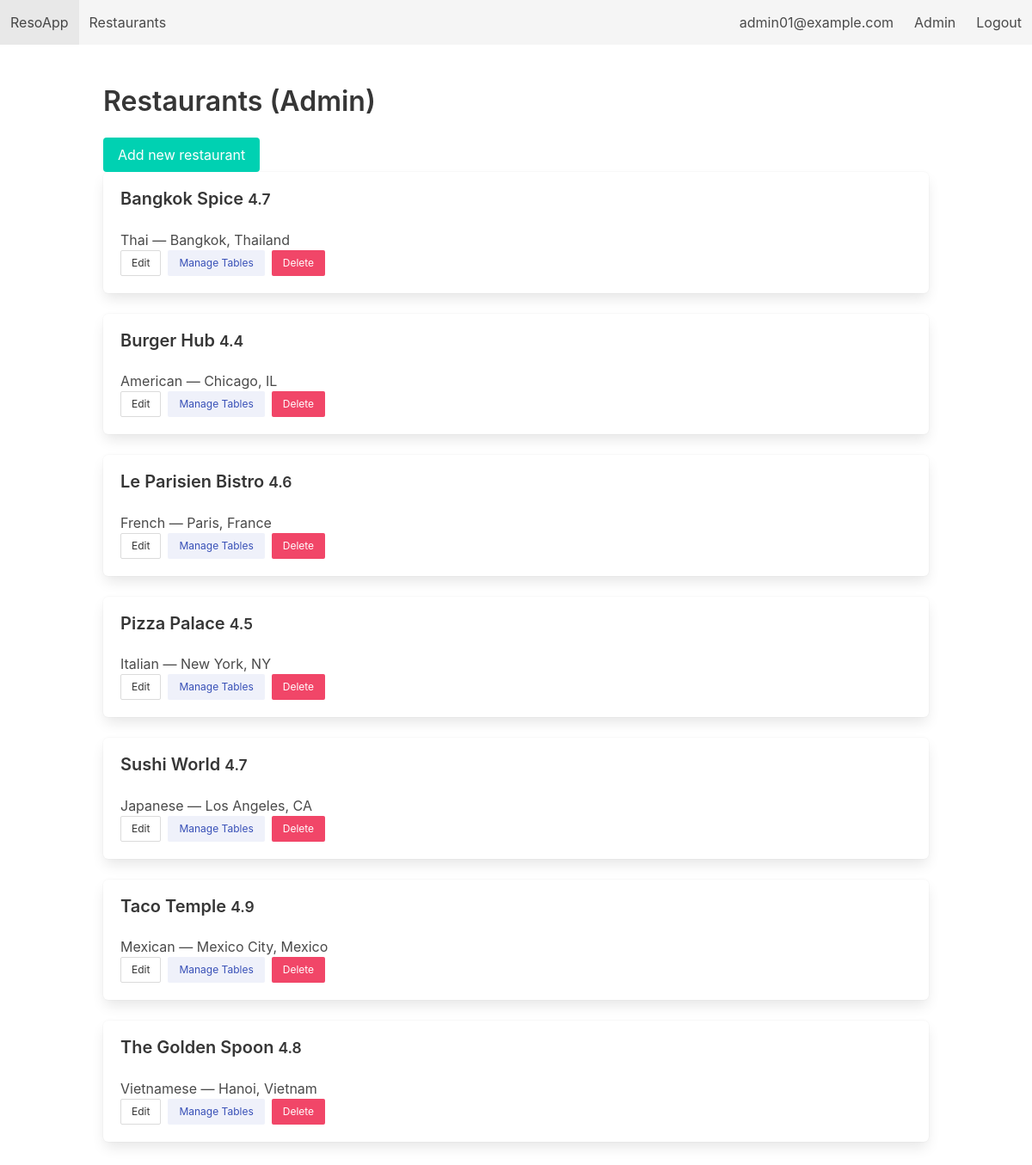
/admin/restaurants (signed in), run on the app's committed database.
### tables this page shows
CREATE TABLE Restaurants (
        restaurant_id INTEGER PRIMARY KEY AUTOINCREMENT,
        name          TEXT NOT NULL,
        location      TEXT NOT NULL,
        cuisine       TEXT,
        rating        REAL CHECK (rating >= 0 AND rating <= 5),
        description   TEXT,
        opening_time  TEXT,
        closing_time  TEXT,
        created_at    DATE DEFAULT (DATE('now'))
    );

### app.py (the view)
@app.route('/admin/restaurants')
@login_required(role='admin')
def admin_restaurants():
    db = get_db()
    rows = db.execute("SELECT * FROM Restaurants ORDER BY name").fetchall()
    return render_template('admin_restaurants.html', restaurants=rows)

### app.py (called while the page is built)
def get_db():
    if 'db' not in g:
        g.db = sqlite3.connect(DB_PATH, detect_types=sqlite3.PARSE_DECLTYPES)
        g.db.row_factory = sqlite3.Row
        g.db.execute("PRAGMA foreign_keys = ON;")
    return g.db

def login_required(role=None):
    def decorator(f):
        @wraps(f)
        def wrapper(*args, **kwargs):
            if 'user' not in session:
                flash("Please log in first.", "warning")
                return redirect(url_for('login'))
            if role == 'admin' and session.get('role') != 'admin':
                flash("Admin area. Access denied.", "danger")
                return redirect(url_for('index'))
            return f(*args, **kwargs)
        return wrapper
    return decorator

### templates/admin_restaurants.html
{% extends "base.html" %} {% block content %}
<h2 class="title">Restaurants (Admin)</h2>
<p>
  <a class="button is-primary" href="{{ url_for('admin_restaurant_form') }}"
    >Add new restaurant</a
  >
</p>
{% for r in restaurants %}
<div class="box">
  <h3 class="title is-5">{{ r['name'] }} <small>{{ r['rating'] }}</small></h3>
  <p>{{ r['cuisine'] }} — {{ r['location'] }}</p>
  <div class="buttons">
    <a
      class="button is-small"
      href="{{ url_for('admin_restaurant_form', rid=r['restaurant_id']) }}"
      >Edit</a
    >
    <a
      class="button is-small is-link is-light"
      href="{{ url_for('admin_manage_tables', rid=r['restaurant_id']) }}"
      >Manage Tables</a
    >
    <form
      style="display: inline"
      method="post"
      action="{{ url_for('admin_restaurant_delete', rid=r['restaurant_id']) }}"
      onsubmit="return confirm('Are you sure you want to delete this restaurant?');"
    >
      <button class="button is-small is-danger">Delete</button>
    </form>
  </div>
</div>
{% else %}
<p>No restaurants.</p>
{% endfor %} {% endblock %}

### data on the page
Restaurants: name "Bangkok Spice", rating "4.7", cuisine "Thai", location "Bangkok, Thailand"
Restaurants: name "Burger Hub", rating "4.4", cuisine "American", location "Chicago, IL"
Restaurants: name "Le Parisien Bistro", rating "4.6", cuisine "French", location "Paris, France"
Restaurants: name "Pizza Palace", rating "4.5", cuisine "Italian", location "New York, NY"
Restaurants: name "Sushi World", rating "4.7", cuisine "Japanese", location "Los Angeles, CA"
Restaurants: name "Taco Temple", rating "4.9", cuisine "Mexican", location "Mexico City, Mexico"
Restaurants: name "The Golden Spoon", rating "4.8", cuisine "Vietnamese", location "Hanoi, Vietnam"

### other printed values
{{ session.get('name') }} "admin01@example.com"
